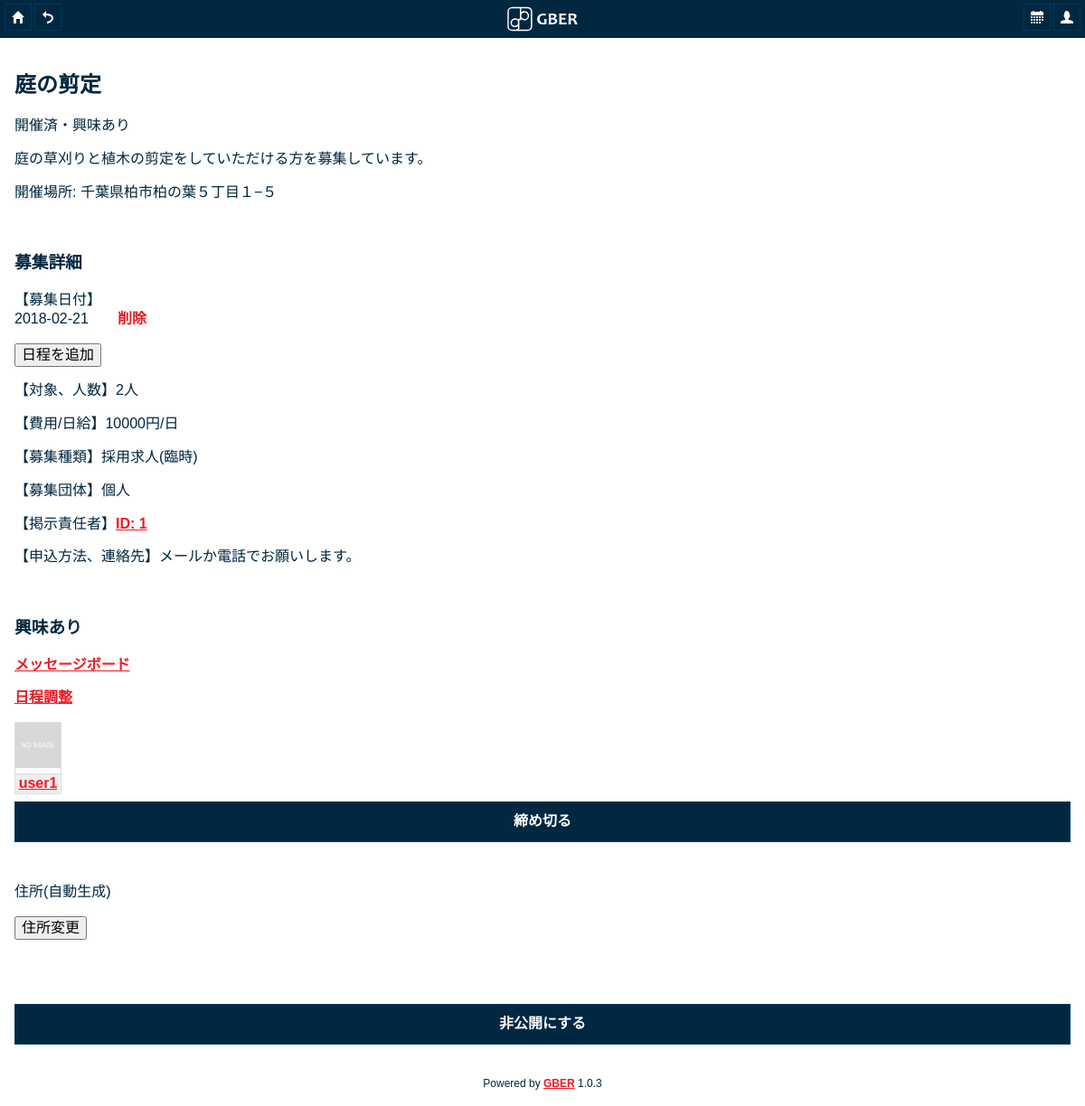
Screenshot of /gber/jobdetail.php?workid=1 (signed in) with the database file from the repository.
### tables this page shows
CREATE TABLE `helplist` (
  `id` int(11) NOT NULL AUTO_INCREMENT,
  `userno` int(11) DEFAULT NULL,
  `lat` decimal(18,12) DEFAULT NULL,
  `lng` decimal(18,12) DEFAULT NULL,
  `address` text NOT NULL,
  `status` int(11) DEFAULT '0',
  `worktitle` text,
  `content` text,
  `summary` text,
  `price` text,
  `workernum` text,
  `contact` text NOT NULL,
  `workgenre` text NOT NULL,
  `groupgenre` text NOT NULL,
  PRIMARY KEY (`id`)
);

CREATE TABLE `helpdate` (
  `helpdateid` int(11) NOT NULL AUTO_INCREMENT,
  `workid` int(11) NOT NULL,
  `workdate` date NOT NULL,
  `comment` text NOT NULL,
  PRIMARY KEY (`helpdateid`)
);

CREATE TABLE `db_user` (
  `userno` int(11) NOT NULL AUTO_INCREMENT,
  `mail` varchar(50) DEFAULT NULL,
  `phone` varchar(50) DEFAULT NULL,
  `nickname` varchar(20) DEFAULT NULL,
  `gender` varchar(10) DEFAULT NULL,
  `birthyear` int(11) DEFAULT NULL,
  `pass` varchar(255) DEFAULT NULL,
  `intro` text,
  `address_string` varchar(100) DEFAULT NULL,
  `mylat` float DEFAULT NULL,
  `mylng` float DEFAULT NULL,
  `master` int(11) NOT NULL DEFAULT '0',
  `adminmemo` text NOT NULL,
  `registered_date` date DEFAULT NULL,
  PRIMARY KEY (`userno`)
);

### gber/lib/auth.php (called while the page is built, shortened)
<?php
function h ($var) {
    if (is_array($var)){
        return array_map(h, $var);
    } else {
        return htmlspecialchars($var, ENT_QUOTES, 'UTF-8');
    }
}
?>

### gber/jobdetail.php (the view, shortened to what this page needs)
<?php
require_once __DIR__ . '/lib/auth.php';
?>
<!DOCTYPE html>
<html>
<head>
    <?php include("./common/commonhead.php"); ?>
    <link rel="stylesheet" type="text/css" href="css/jquery-ui.min.css"/>
</head>
<body>
<div data-role="page" data-url="map-page">
    <?php
    $workid = $_GET['workid'];
    $today = date("Y-m-d");
    $result = mysql_query("SELECT DISTINCT * FROM helplist WHERE id='" . $workid
        . "'") or die ("Query error: " . mysql_error());
    $record = mysql_fetch_assoc($result);
    $resultworkdate
        = mysql_query("SELECT helpdateid,workdate,comment FROM helpdate WHERE workid='"
        . $workid . "' ORDER BY workdate") or die ("Query error: " . mysql_error());
    $recordsworkdate = array();
    while ($rowworkdate = mysql_fetch_assoc($resultworkdate)) {
        $recordsworkdate[] = $rowworkdate;
    }
    if ($record['status'] < 4) {
        $result2
            = mysql_query("SELECT DISTINCT * FROM helpmatching WHERE workid='"
            . $workid . "' and applyuserno='" . $_SESSION['userno'] . "'")
        or die ("Query error: " . mysql_error());
        $evaluatedflag = 0;
        $interestedflag = false;
        if (mysql_num_rows($result2) != 0) {
            $evaluatedflag = 1;
            $records2 = mysql_fetch_assoc($result2);
            if ($records2['interest'] == 1) {
                $interestedflag = true;
            }
        }
        $result3
            = mysql_query("SELECT userno,nickname FROM db_user WHERE userno IN (SELECT applyuserno FROM helpmatching WHERE workid='"
            . $workid . "' and interest='1')") or die ("Query error: "
            . mysql_error());
        $records3 = array();
        while ($row3 = mysql_fetch_assoc($result3)) {
            $records3[] = $row3;
        }
        $messageid = 0;
        $result4 = mysql_query("SELECT messageid FROM message WHERE workid='"
            . $workid . "'") or die ("Query error: " . mysql_error());
        if (mysql_num_rows($result4) > 0) {
            $messageid = mysql_fetch_assoc($result4)['messageid'];
        }
        if ($record['status'] == 1) {
            $status = "締切済";
            $pastflag = true;
        } else {
            if (count($recordsworkdate) == 0) {
                $status = "日程なし";
                $pastflag = true;
            } else {
                if (strtotime($recordsworkdate[count($recordsworkdate)
                    - 1]['workdate']) < strtotime($today)
                ) {
                    $status = "開催済";
                } else {
                    $status = "<font color=\"red\">募集中</font>";
                }
            }
        }
        $status .= "・";
        if ($evaluatedflag) {
            $interestarray = ["興味なし", "興味あり"];
            $status .= $interestarray[$records2['interest']];
        } else {
            $status .= "<font color=\"red\">未評価</font>";
        }
    } else {
        $status = "【非公開】";
    }
    ?>
    <?php include("./common/header.php"); ?>
    <div data-role="content">
        <h2 id="worktitle"><?php if ($record['worktitle'] == "") {
                echo "未入力";
            } else {
                echo h($record['worktitle']);
            } ?></h2>
        <p><?php echo $status; ?></p>
        <p id="content"><?php if ($record['content'] == "") {
                echo "未入力";
            } else {
                echo nl2br(h($record['content']));
            } ?></p>
        <p>開催場所: <span id="address"><?php if ($record['address'] != "") {
                    echo h($record['address']);
                } else {
                    echo "未入力";
                } ?></span></p>
        <h3>募集詳細</h3>
        <p>【募集日付】</br><span id="workdate"><?php
                if (count($recordsworkdate) == 0) {
                    echo "日程なし";
                } else {
                    foreach ($recordsworkdate as $eachworkdate) {
                        if ($_SESSION['userno'] == $record['userno']
                            || $_SESSION['userno'] == 1
                        ) {
                            echo "<span id=\"eachworkdate_"
                                . $eachworkdate['workdate'] . "\">"
                                . $eachworkdate['workdate'] . "　"
                                . h($eachworkdate['comment'])
                                . "</span>　<a onclick=\"deleteeachdate('"
                                . $eachworkdate['helpdateid'] . "')\">削除</a></br>";
                        } else {
                            echo "<span>" . $eachworkdate['workdate'] . "　"
                                . h($eachworkdate['comment']) . "</span></br>";
                        }
                    }
                }
                ?></span></p>
        <?php
        if ($_SESSION['userno'] == $record['userno']
            || $_SESSION['userno'] == 1
        ) {
            echo "<button data-role=\"none\" id=\"addworkdatebutton\" onclick=\"$('#visibleaddworkdate').show();$('#addworkdatebutton').hide();\">日程を追加</button></br>";
        }
        ?>
        <p>【対象、人数】<span id="workernum"><?php if ($record['workernum'] == "") {
                    echo "未入力";
                } else {
                    echo h($record['workernum']);
                } ?></span></p>
        <p>【費用/日給】<span id="price"><?php if ($record['price'] == "") {
                    echo "未入力";
                } else {
                    echo h($record['price']);
                } ?></span></p>
        <p>【募集種類】<span id="workgenre"><?php if ($record['workgenre'] == "") {
                    echo "未入力";
                } else {
                    echo h($record['workgenre']);
                } ?></span></p>
        <p>【募集団体】<span id="groupgenre"><?php if ($record['groupgenre'] == "") {
                    echo "未入力";
                } else {
                    echo h($record['groupgenre']);
                } ?></span></p>
        <p>【掲示責任者】<span id="nickname"><?php if ($record['userno'] == "") {
                    echo "未入力";
                } else {
                    echo "<a href=\"mypage.php?userno=" . $record['userno']
                        . "\" rel=\"external\">ID: " . $record['userno'] . "</a>";
                } ?></span></p>
        <p>【申込方法、連絡先】<span id="contact"><?php if ($record['contact'] == "") {
                    echo "未入力";
                } else {
                    echo h($record['contact']);
                } ?></span></p>
        <h3>興味あり</h3>
        <?php
        if (count($records3) == 0) {
            echo "<p>まだ興味ありと回答した人はいません</p></br>";
        } else {
            if ($messageid != 0 && $interestedflag) {
                echo "<p><a href=\"messageboard.php?messageid=" . $messageid
                    . "\" rel=\"external\">メッセージボード</a></p>";
                echo "<p><a href=\"chouseikun.php?workid=" . $workid
                    . "\" rel=\"external\">日程調整</a></p>";
            }
            echo "<table style=\"text-align: center;\"><tr>";
            foreach ($records3 as $eachmember) {
                echo "<td><a href=\"mypage.php?userno=" . $eachmember['userno']
                    . "\" rel=\"external\"><img src=\"./model/showuserimage.php?userno="
                    . $eachmember['userno']
                    . "\" onerror=\"this.src='img/noimage.svg';\" class=\"bbsphoto\" width=\"50px\"></a></td>";
            }
            echo "</tr><tr>";
            foreach ($records3 as $eachmember) {
                echo "<td><a href=\"mypage.php?userno=" . $eachmember['userno']
                    . "\" rel=\"external\">" . h($eachmember['nickname']) . "</a></td>";
            }
            echo "</tr></table>";
        }
        ?>
        <?php
        if ($_SESSION['userno'] == $record['userno']
            || $_SESSION['userno'] == 1
        ) {
            if ($record['status'] != 1) {
                echo "<input type=\"button\" onclick=\"shutJobDetail()\" value=\"締め切る\" />";
            }
        }
        ?>
        <p id="place">住所(自動生成) </p>
        <?php
        if ($_SESSION['userno'] == $record['userno']
            || $_SESSION['userno'] == 1
        ) {
            echo "<button data-role=\"none\" id=\"changeaddressbutton\" onclick=\"editPin();\">住所変更</button></br>";
        }
        ?>
        <?php
        if ($_SESSION['userno'] == $record['userno']
            || $_SESSION['userno'] == 1
        ) {
            echo "</br></br><input type=\"button\" onclick=\"hideJobDetail("
                . $_SESSION['userno'] . ")\" value=\"非公開にする\" />";
        }
        ?>
    </div>
    <?php include("./common/commonFooter.php"); ?>
</div>
</body>
</html>

### gber/common/commonhead.php (shortened to what this page needs)
<link rel="stylesheet" type="text/css" href="css/index.css"/>
<link rel="stylesheet" type="text/css" href="css/themes/gber.css"/>
<link rel="stylesheet" type="text/css"
      href="css/themes/jquery.mobile.icons.min.css"/>
<link rel="stylesheet" type="text/css"
      href="css/jquery.mobile.structure-1.4.5.min.css"/>
<link rel="stylesheet" type="text/css" href="css/sweetalert.css"/>

### gber/common/header.php
<header data-role="header" data-position="fixed">
    <div class="ui-btn-left">
        <a href="index.php" rel="external"
           class="ui-btn ui-icon-home ui-btn-icon-notext ui-nodisc-icon">ホーム</a>
        <a href="hoge.dummy" data-rel="back"
           class="ui-btn ui-icon-back ui-btn-icon-notext ui-nodisc-icon">前へ</a>
    </div>
    <h1>
        <a href="index.php" rel="external">
          <div id="header-logo" <?php if ($_ENV["IS_DEMO"] === 'true') { ?>class="demo"<?php } ?>></div>
        </a>
    </h1>
    <div class="ui-btn-right">
        <a href="schedule.php" rel="external"
           class="ui-btn ui-icon-calendar ui-btn-icon-notext ui-nodisc-icon">グループ</a>
        <a href="mypage.php?userno=<?php echo $_SESSION['userno']; ?>"
           rel="external"
           class="ui-btn ui-icon-user ui-btn-icon-notext ui-nodisc-icon">マイページ</a>
    </div>
</header>

### gber/common/commonFooter.php (shortened to what this page needs)
<?php
echo '<p id="gber-version">Powered by <a href="https://github.com/hiyama-lab/gber">GBER</a> ' . Constant::VERSION . '</p>';
?>

### gber/css/index.css (style rules this page uses)
html, body { height: 100%; margin: 0; padding: 0; }
body { -webkit-touch-callout: none; -webkit-text-size-adjust: none; -webkit-user-select: text; font-family:'HelveticaNeue-Light', 'HelveticaNeue', Helvetica, Arial, sans-serif; height:100%; margin:0px; padding:0px; width:100%; }
#header-logo { height: 38px; margin: -10px 0; padding: 0; background: url(/img/logo2.svg) center no-repeat; }
table { border-collapse: collapse; border-spacing: 0; border: 1px solid #bbb; cellspacing: 0; cellpadding: 0; white-space:nowrap; }
td,th { border: 1px solid #ddd; padding: 0px 0px; }
tbody tr:nth-child(even) td { background-color: #eee; }
#gber-version { text-align: center; font-size: 12px; margin-bottom: 16px; }

### gber/css/themes/gber.css (style rules this page uses)
html { font-size: 100%; }
body, input, select, textarea, button, .ui-btn { font-size: 1em; line-height: 1.3; font-family: sans-serif ; }
.ui-btn, label.ui-btn { font-weight: bold; border-width: 1px; border-style: solid; }
.ui-btn { text-decoration: none !important; }
.ui-btn-icon-left:after, .ui-btn-icon-right:after, .ui-btn-icon-top:after, .ui-btn-icon-bottom:after, .ui-btn-icon-notext:after { background-color: transparent ; background-color: transparent ; background-position: center center; background-repeat: no-repeat; -webkit-border-radius: 1em; border-radius: 1em; }
.ui-nodisc-icon.ui-btn:after, .ui-nodisc-icon .ui-btn:after { background-color: transparent; }
.ui-bar-a, .ui-page-theme-a .ui-bar-inherit, html .ui-bar-a .ui-bar-inherit, html .ui-body-a .ui-bar-inherit, html body .ui-group-theme-a .ui-bar-inherit { background-color: #012840 ; border-color: #012840 ; color: #ffffff ; text-shadow: 0 0px 0 #012840 ; font-weight: bold; }
.ui-overlay-a, .ui-page-theme-a, .ui-page-theme-a .ui-panel-wrapper { background-color: #ffffff ; border-color: #eeeeee ; color: #012840 ; text-shadow: 0 0px 0 #f2f2f2 ; }
.ui-page-theme-a a, html .ui-bar-a a, html .ui-body-a a, html body .ui-group-theme-a a { color: #ed1c24 ; font-weight: bold; }
.ui-page-theme-a .ui-btn, html .ui-bar-a .ui-btn, html .ui-body-a .ui-btn, html body .ui-group-theme-a .ui-btn, html head + body .ui-btn.ui-btn-a, .ui-page-theme-a .ui-btn:visited, html .ui-bar-a .ui-btn:visited, html .ui-body-a .ui-btn:visited, html body .ui-group-theme-a .ui-btn:visited, html head + body .ui-btn.ui-btn-a:visited { background-color: #012840 ; border-color: #013859 ; color: #ffffff ; text-shadow: 0 0px 0 #012840 ; }

### rows the page displays
helplist: worktitle "庭の剪定", content "庭の草刈りと植木の剪定をしていただける方を募集しています。", address "千葉県柏市柏の葉５丁目１−５", workernum "2人", price "10000円/日", workgenre "採用求人(臨時)", groupgenre "個人", userno "1", contact "メールか電話でお願いします。"
helpdate: workdate "2018-02-21"
db_user: nickname "user1"

### other values shown
$status "開催済・"
Constant::VERSION "1.0.3"
